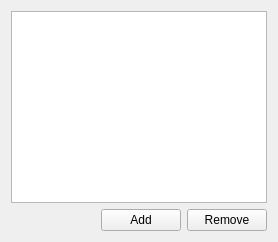
              <widget class="QWidget" name="unitTriggerTab_2">
               <attribute name="title">
                <string>Trigger</string>
               </attribute>
               <layout class="QVBoxLayout" name="verticalLayout_34">
                <item>
                 <widget class="QListWidget" name="objectTriggerWidget">
                  <property name="sizePolicy">
                   <sizepolicy hsizetype="Expanding" vsizetype="Expanding">
                    <horstretch>0</horstretch>
                    <verstretch>0</verstretch>
                   </sizepolicy>
                  </property>
                 </widget>
                </item>
                <item>
                 <layout class="QHBoxLayout" name="horizontalLayout_10">
                  <item>
                   <spacer name="horizontalSpacer_3">
                    <property name="orientation">
                     <enum>Qt::Horizontal</enum>
                    </property>
                    <property name="sizeHint" stdset="0">
                     <size>
                      <width>40</width>
                      <height>20</height>
                     </size>
                    </property>
                   </spacer>
                  </item>
                  <item>
                   <widget class="QPushButton" name="objectAddTriggerBtn">
                    <property name="text">
                     <string>Add</string>
                    </property>
                   </widget>
                  </item>
                  <item>
                   <widget class="QPushButton" name="objectRemoveTriggerBtn">
                    <property name="text">
                     <string>Remove</string>
                    </property>
                   </widget>
                  </item>
                 </layout>
                </item>
               </layout>
              </widget>
